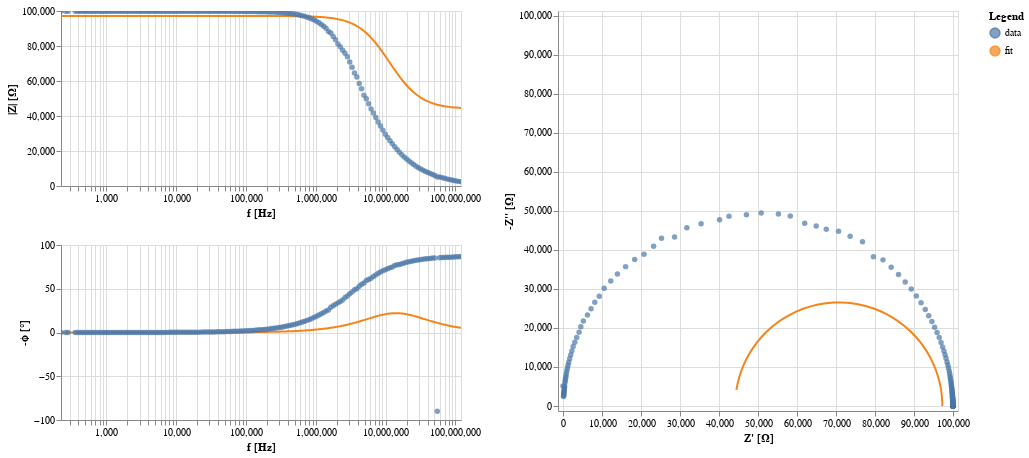

The code cell stored with this chart in its notebook:
### Code cell
circuit.plot(f_data=frequencies, Z_data=Z)

### Figure 1 — Vega-Lite specification as saved in the notebook (floating-point values rounded to 4 significant figures; data arrays with more than 128 entries replaced by an {"elided": "..."} marker saying what was removed)
{"config": {"view": {"continuousWidth": 300, "continuousHeight": 300}, "background": "#FFFFFF"}, "hconcat": [{"vconcat": [{"layer": [{"data": {"name": "data-f6e78765850ee4c705f021bec5461589"}, "mark": {"type": "line"}, "encoding": {"color": {"field": "kind", "type": "nominal"}, "x": {"axis": {"title": "f [Hz]"}, "field": "f", "scale": {"nice": false, "type": "log"}, "type": "quantitative"}, "y": {"axis": {"title": "|Z| [Ω]"}, "field": "mag", "type": "quantitative"}}, "transform": [{"calculate": "sqrt(pow(datum.z_real,2) + pow(datum.z_imag,2))", "as": "mag"}, {"calculate": "-(180/PI)*atan(datum.z_imag/datum.z_real)", "as": "neg_phase"}]}, {"data": {"name": "data-b542de93e27230e27174756441b961f8"}, "mark": {"type": "circle"}, "encoding": {"color": {"field": "kind", "type": "nominal"}, "size": {"condition": {"param": "param_1", "value": 80, "empty": false}, "value": 30}, "x": {"axis": {"title": "f [Hz]"}, "field": "f", "scale": {"nice": false, "type": "log"}, "type": "quantitative"}, "y": {"axis": {"title": "|Z| [Ω]"}, "field": "mag", "type": "quantitative"}}, "name": "view_1", "transform": [{"calculate": "sqrt(pow(datum.z_real,2) + pow(datum.z_imag,2))", "as": "mag"}, {"calculate": "-(180/PI)*atan(datum.z_imag/datum.z_real)", "as": "neg_phase"}]}], "height": 175.0, "width": 400}, {"layer": [{"data": {"name": "data-f6e78765850ee4c705f021bec5461589"}, "mark": {"type": "line"}, "encoding": {"color": {"field": "kind", "type": "nominal"}, "x": {"axis": {"title": "f [Hz]"}, "field": "f", "scale": {"nice": false, "type": "log"}, "type": "quantitative"}, "y": {"axis": {"title": "-ϕ [°]"}, "field": "neg_phase", "type": "quantitative"}}, "transform": [{"calculate": "sqrt(pow(datum.z_real,2) + pow(datum.z_imag,2))", "as": "mag"}, {"calculate": "-(180/PI)*atan(datum.z_imag/datum.z_real)", "as": "neg_phase"}]}, {"data": {"name": "data-b542de93e27230e27174756441b961f8"}, "mark": {"type": "circle"}, "encoding": {"color": {"field": "kind", "type": "nominal"}, "size": {"condition": {"param": "param_1", "value": 80, "empty": false}, "value": 30}, "x": {"axis": {"title": "f [Hz]"}, "field": "f", "scale": {"nice": false, "type": "log"}, "type": "quantitative"}, "y": {"axis": {"title": "-ϕ [°]"}, "field": "neg_phase", "type": "quantitative"}}, "name": "view_2", "transform": [{"calculate": "sqrt(pow(datum.z_real,2) + pow(datum.z_imag,2))", "as": "mag"}, {"calculate": "-(180/PI)*atan(datum.z_imag/datum.z_real)", "as": "neg_phase"}]}], "height": 175.0, "width": 400}]}, {"layer": [{"data": {"name": "data-f6e78765850ee4c705f021bec5461589"}, "mark": {"type": "line"}, "encoding": {"color": {"field": "kind", "type": "nominal"}, "x": {"axis": {"title": "Z' [Ω]"}, "field": "z_real", "scale": {"domain": [-0.3784, 99890.0], "nice": false, "padding": 5}, "type": "quantitative"}, "y": {"axis": {"title": "-Z'' [Ω]"}, "field": "neg_z_imag", "scale": {"domain": [0.0384, 99890.0], "nice": false, "padding": 5}, "type": "quantitative"}}, "transform": [{"calculate": "-datum.z_imag", "as": "neg_z_imag"}]}, {"data": {"name": "data-b542de93e27230e27174756441b961f8"}, "mark": {"type": "circle"}, "encoding": {"color": {"field": "kind", "legend": {"title": "Legend"}, "type": "nominal"}, "size": {"condition": {"param": "param_1", "value": 80, "empty": false}, "value": 30}, "x": {"axis": {"title": "Z' [Ω]"}, "field": "z_real", "scale": {"domain": [-0.3784, 99890.0], "nice": false, "padding": 5}, "type": "quantitative"}, "y": {"axis": {"title": "-Z'' [Ω]"}, "field": "neg_z_imag", "scale": {"domain": [0.0384, 99890.0], "nice": false, "padding": 5}, "type": "quantitative"}}, "name": "view_3", "transform": [{"calculate": "-datum.z_imag", "as": "neg_z_imag"}]}], "height": 400, "width": 400}], "params": [{"name": "param_1", "select": {"type": "point", "fields": ["f"], "nearest": true, "on": "mouseover"}, "views": ["view_1", "view_2", "view_3"]}, {"name": "param_3", "select": {"type": "interval", "encodings": ["x", "y"]}, "bind": "scales", "views": ["view_1", "view_2"]}, {"name": "param_2", "select": {"type": "interval", "encodings": ["x", "y"]}, "bind": "scales", "views": ["view_3"]}], "$schema": "https://vega.github.io/schema/vega-lite/v5.8.0.json", "datasets": {"data-f6e78765850ee4c705f021bec5461589": {"elided": "167 records"}, "data-b542de93e27230e27174756441b961f8": {"elided": "167 records"}}}
